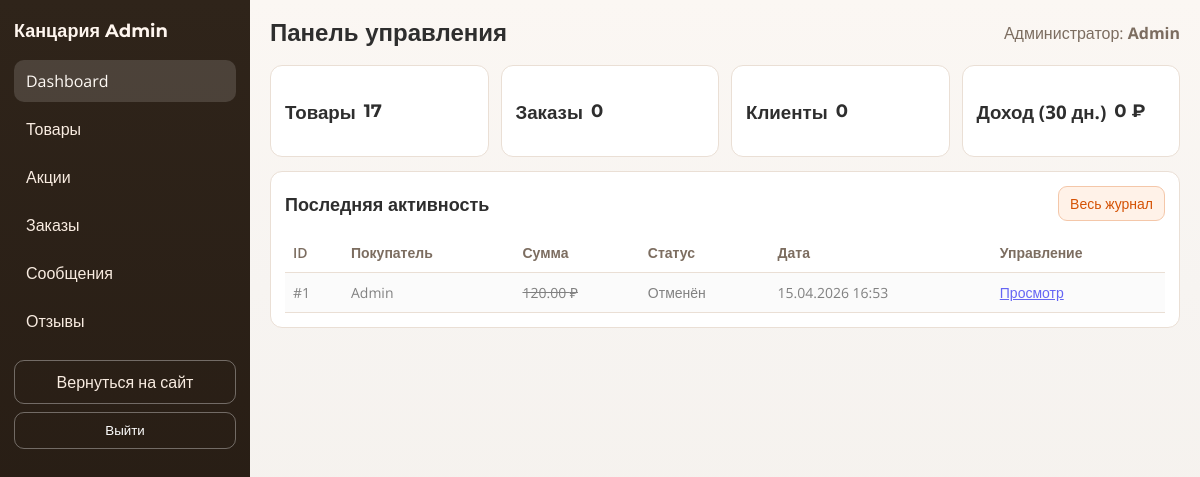
Screenshot of /admin/index.php (signed in) with the database file from the repository.
### tables this page shows
CREATE TABLE `users` (
    `id` int(10) UNSIGNED NOT NULL,
    `role_id` int(10) UNSIGNED NOT NULL,
    `name` varchar(100) NOT NULL,
    `email` varchar(150) NOT NULL,
    `password_hash` varchar(255) NOT NULL,
    `phone` varchar(20) DEFAULT NULL,
    `is_verified` tinyint(1) NOT NULL DEFAULT '0',
    `email_verified_at` datetime DEFAULT NULL,
    `created_at` timestamp NULL DEFAULT CURRENT_TIMESTAMP,
    `updated_at` timestamp NULL DEFAULT CURRENT_TIMESTAMP ON UPDATE CURRENT_TIMESTAMP
);

CREATE TABLE `orders` (
    `id` int(10) UNSIGNED NOT NULL,
    `user_id` int(10) UNSIGNED NOT NULL,
    `customer_name` varchar(190) DEFAULT NULL,
    `customer_phone` varchar(50) DEFAULT NULL,
    `customer_email` varchar(190) DEFAULT NULL,
    `status_id` int(10) UNSIGNED NOT NULL,
    `delivery_method_id` int(10) UNSIGNED NOT NULL,
    `payment_method` varchar(32) NOT NULL DEFAULT 'online',
    `total_price` decimal(10, 2) NOT NULL,
    `delivery_price` decimal(10, 2) NOT NULL DEFAULT '0.00',
    `discount_total` decimal(10, 2) NOT NULL DEFAULT '0.00',
    `address` text,
    `payment_status` enum(
        'not_required',
        'pending_payment',
        'paid',
        'failed'
    ) NOT NULL DEFAULT 'not_required',
    `payment_id` varchar(128) DEFAULT NULL,
    `paid_at` timestamp NULL DEFAULT NULL,
    `created_at` timestamp NOT NULL DEFAULT CURRENT_TIMESTAMP,
    `updated_at` timestamp NOT NULL DEFAULT CURRENT_TIMESTAMP ON UPDATE CURRENT_TIMESTAMP
);

CREATE TABLE `order_statuses` (
    `id` int(10) UNSIGNED NOT NULL,
    `name` varchar(50) NOT NULL
);

### admin/includes/bootstrap.php (called while the page is built, shortened)
<?php
function admin_e($value): string
{
    return htmlspecialchars((string)$value, ENT_QUOTES, 'UTF-8');
}
function admin_safe_int($value, int $default = 0): int
{
    return is_numeric($value) ? (int)$value : $default;
}

### admin/includes/auth.php (called while the page is built, shortened)
<?php
require_once __DIR__ . '/bootstrap.php';
function admin_current_user(): ?array
{
    global $pdo;
    $sessionAdminId = admin_safe_int($_SESSION['admin_user_id'] ?? 0);
    try {
        $stmt = $pdo->prepare(
            'SELECT u.id, u.name, u.email
             FROM users u
             INNER JOIN roles r ON r.id = u.role_id
             WHERE u.id = ? AND r.name = ? LIMIT 1'
        );
        $stmt->execute([$sessionAdminId, 'admin']);
        $user = $stmt->fetch();
        return is_array($user) ? $user : null;
    } catch (Throwable $e) {
        admin_log_error('admin_current_user', $e);
        return null;
    }
}
function admin_require_auth(): array
{
    $user = admin_current_user();
    return $user;
}

### admin/index.php (the view, shortened to what this page needs)
<?php
require_once __DIR__ . '/includes/layout.php';
global $pdo;
function admin_fetch_metric(PDO $pdo, string $sql, array $params = []): float
{
    try {
        $stmt = $pdo->prepare($sql);
        $stmt->execute($params);
        return (float)($stmt->fetchColumn() ?: 0);
    } catch (Throwable $e) {
        admin_log_error('dashboard_metrics', $e);
        return 0;
    }
}
$productCount = (int)admin_fetch_metric($pdo, 'SELECT COUNT(*) FROM products');
$orderCount = (int)admin_fetch_metric($pdo, 'SELECT COUNT(*) FROM orders WHERE status_id != 5');
$userCount = (int)admin_fetch_metric(
    $pdo,
    'SELECT COUNT(u.id) FROM users u
     INNER JOIN roles r ON u.role_id = r.id
     WHERE r.name = ?',
    ['client']
);
$revenue = admin_fetch_metric(
    $pdo,
    'SELECT SUM(total_price) FROM orders
     WHERE status_id IN (2, 3, 4, 6)
     AND created_at >= DATE_SUB(NOW(), INTERVAL 30 DAY)'
);
$latestOrders = [];
try {
    $stmt = $pdo->query(
        'SELECT o.id, o.total_price, o.created_at, o.status_id, u.name AS user_name, os.name AS status_name
         FROM orders o
         LEFT JOIN users u ON u.id = o.user_id
         LEFT JOIN order_statuses os ON os.id = o.status_id
         ORDER BY o.created_at DESC
         LIMIT 10'
    );
    $latestOrders = $stmt->fetchAll() ?: [];
} catch (Throwable $e) {
    admin_log_error('dashboard_orders', $e);
}
admin_render_header('Панель управления', 'dashboard');
?>
<section class="admin-metrics">
    <article class="admin-card">
        <h3>Товары</h3>
        <p class="admin-card__value"><?php echo admin_e((string)$productCount); ?></p>
    </article>
    <article class="admin-card">
        <h3>Заказы</h3>
        <p class="admin-card__value"><?php echo admin_e((string)$orderCount); ?></p>
    </article>
    <article class="admin-card">
        <h3>Клиенты</h3>
        <p class="admin-card__value"><?php echo admin_e((string)$userCount); ?></p>
    </article>
    <article class="admin-card admin-card--highlight">
        <h3>Доход (30 дн.)</h3>
        <p class="admin-card__value"><?php echo admin_e(number_format($revenue, 0, '.', ' ')); ?> ₽</p>
    </article>
</section>
<section class="admin-table-wrap">
    <div class="admin-section-head">
        <h2>Последняя активность</h2>
        <a class="admin-link-btn" href="/admin/orders.php">Весь журнал</a>
    </div>
    <table class="admin-table">
        <thead>
            <tr>
                <th>ID</th>
                <th>Покупатель</th>
                <th>Сумма</th>
                <th>Статус</th>
                <th>Дата</th>
                <th class="text-right">Управление</th>
            </tr>
        </thead>
        <tbody>
            <?php foreach ($latestOrders as $order):
                $isCancelled = (int)$order['status_id'] === 5;
            ?>
                <tr style="<?php echo $isCancelled ? 'opacity: 0.6; background: #f9f9f9;' : ''; ?>">
                    <td>#<?php echo admin_e((string)$order['id']); ?></td>
                    <td><?php echo admin_e((string)($order['user_name'] ?? 'Гость')); ?></td>
                    <td>
                        <span style="<?php echo $isCancelled ? 'text-decoration: line-through;' : ''; ?>">
                            <?php echo admin_e(number_format((float)$order['total_price'], 2, '.', ' ')); ?> ₽
                        </span>
                    </td>
                    <td>
                        <span class="admin-status-badge status-<?php echo $order['status_id']; ?>">
                            <?php echo admin_e((string)($order['status_name'] ?? '—')); ?>
                        </span>
                    </td>
                    <td><?php echo admin_e(date('d.m.Y H:i', strtotime((string)$order['created_at']))); ?></td>
                    <td class="text-right">
                        <a class="admin-action-link" href="/admin/order_view.php?id=<?php echo admin_e((string)$order['id']); ?>">Просмотр</a>
                    </td>
                </tr>
            <?php endforeach; ?>
        </tbody>
    </table>
</section>
<?php admin_render_footer(); ?>

### admin/includes/layout.php (shortened to what this page needs)
<?php
require_once __DIR__ . '/auth.php';
function admin_nav_items(): array
{
    return [
        'dashboard'  => ['label' => 'Dashboard', 'href' => '/admin/index.php'],
        'products'   => ['label' => 'Товары', 'href' => '/admin/products.php'],
        'promotions' => ['label' => 'Акции', 'href' => '/admin/promotions.php'],
        'orders'     => ['label' => 'Заказы', 'href' => '/admin/orders.php'],
        'messages'   => ['label' => 'Сообщения', 'href' => '/admin/messages.php'],
        'reviews'    => ['label' => 'Отзывы', 'href' => '/admin/reviews.php'],
    ];
}
function admin_render_header(string $title, string $active = ''): void
{
    $user = admin_require_auth();
    $nav = admin_nav_items();
?>
    <!DOCTYPE html>
    <html lang="ru">
    <head>
        <link rel="stylesheet" href="/admin/assets/css/admin-base.css">
        <link rel="stylesheet" href="/admin/assets/css/admin-layout.css">
        <link rel="stylesheet" href="/admin/assets/css/admin-components.css">
        <link rel="stylesheet" href="/admin/assets/css/admin-modules.css">
        <link rel="stylesheet" href="/admin/assets/css/admin-responsive.css">
    </head>
    <body class="admin-body">
        <div class="admin-shell">
            <aside class="admin-sidebar">
                <a class="admin-brand" href="/admin/index.php">Канцария <span>Admin</span></a>
                <nav class="admin-nav">
                    <?php foreach ($nav as $key => $item): ?>
                        <a class="admin-nav__item <?php echo $active === $key ? 'is-active' : ''; ?>"
                            href="<?php echo admin_e($item['href']); ?>">
                            <?php echo admin_e($item['label']); ?>
                        </a>
                    <?php endforeach; ?>
                </nav>
                <div class="admin-sidebar-footer">
                    <a class="admin-back-link" href="/index.php">Вернуться на сайт</a>
                    <form method="post" action="/admin/api/logout.php" class="admin-logout-form"
                        onsubmit="return confirm('Выйти из системы?');">
                        <button class="admin-logout-btn" type="submit">Выйти</button>
                    </form>
                </div>
            </aside>
            <main class="admin-main">
                <header class="admin-topbar">
                    <h1 class="admin-title"><?php echo admin_e($title); ?></h1>
                    <div class="admin-user">
                        <span class="admin-user__role">Администратор:</span>
                        <strong><?php echo admin_e($user['name'] ?? 'Admin'); ?></strong>
                    </div>
                </header>
                <div class="admin-content">
                <?php
}
function admin_render_footer(array $scripts = []): void
{
    ?>
                </div>
            </main>
        </div>
    </body>
    </html>
<?php
}

### admin/assets/css/admin-base.css (style rules this page uses)
:root { --bg: #f7f4f1; --panel: #ffffff; --line: #eadfd5; --text: #2e2e2e; --muted: #7c6d60; --brand: #d55204; --brand-soft: #fff2e8; --danger: #b42318; --success: #087443; --warning: #9a6700; }
* { box-sizing: border-box; }
body { margin: 0; font-family: "Open Sans", sans-serif; color: var(--text); background: linear-gradient(180deg, #fbf7f3 0%, #f7f4f1 36%, #f3efea 100%); }

### admin/assets/css/admin-layout.css (style rules this page uses)
.admin-shell { min-height: 100vh; display: grid; grid-template-columns: 250px minmax(0, 1fr); }
.admin-sidebar { background: linear-gradient(180deg, #2f241a 0%, #241a12 100%); color: #f9ece1; padding: 20px 14px; display: flex; flex-direction: column; gap: 18px; }
.admin-brand { color: #fff6ef; text-decoration: none; font-family: "Montserrat", sans-serif; font-weight: 700; font-size: 18px; }
.admin-nav { display: flex; flex-direction: column; gap: 6px; }
.admin-nav__item { display: block; border-radius: 10px; padding: 10px 12px; color: #f9ece1; text-decoration: none; transition: 0.18s ease; }
.admin-nav__item:hover, .admin-nav__item.is-active { background: rgba(255, 255, 255, 0.14); color: #fffaf5; }
.admin-logout-form { margin-top: 8px; }
.admin-logout-btn { width: 100%; border: 1px solid rgba(255, 255, 255, 0.34); background: transparent; color: #fff; border-radius: 10px; padding: 10px 12px; cursor: pointer; }
.admin-back-link { margin-top: auto; display: block; text-decoration: none; color: #f9ece1; border: 1px solid rgba(255, 255, 255, 0.34); border-radius: 10px; padding: 10px 12px; text-align: center; }
.admin-main { padding: 18px 20px 30px; }
.admin-topbar { display: flex; justify-content: space-between; align-items: center; margin-bottom: 18px; }
.admin-title { margin: 0; font-family: "Montserrat", sans-serif; font-size: 24px; }
.admin-user { color: var(--muted); }

### admin/assets/css/admin-components.css (style rules this page uses)
.admin-metrics { display: grid; grid-template-columns: repeat(auto-fit, minmax(180px, 1fr)); gap: 12px; margin-bottom: 14px; }
.admin-card { background: var(--panel); border: 1px solid var(--line); border-radius: 12px; padding: 14px; display: flex; align-items: center; gap: 8px; }
.admin-card p { margin: 0; font-family: "Montserrat", sans-serif; font-size: 1.125em; font-weight: 700; }
.admin-table-wrap, .admin-form-wrap { background: var(--panel); border: 1px solid var(--line); border-radius: 12px; padding: 14px; overflow: hidden; }
.admin-section-head { display: flex; justify-content: space-between; align-items: center; gap: 12px; margin-bottom: 12px; }
.admin-section-head h2 { margin: 0; font-size: 18px; }
.admin-link-btn { text-decoration: none; background: var(--brand-soft); border: 1px solid #f4c7a9; color: var(--brand); border-radius: 9px; padding: 7px 11px; font-size: 14px; }
.admin-table { width: 100%; border-collapse: collapse; }
.admin-table th, .admin-table td { border-bottom: 1px solid var(--line); text-align: left; padding: 10px 8px; font-size: 14px; vertical-align: top; }
.admin-table th { color: var(--muted); font-weight: 600; }

### rows the page displays
users: name "Admin"
orders: id "1", user.name "Admin", total_price "120.00", status.name "Отменён", created_at "15.04.2026 16:53"

### other values shown
admin_e($item['label']) "Dashboard"
admin_e($item['label']) "Товары"
admin_e($item['label']) "Акции"
admin_e($item['label']) "Заказы"
admin_e($item['label']) "Сообщения"
admin_e($item['label']) "Отзывы"
admin_e($title) "Панель управления"
admin_e((string)$productCount) "17"
admin_e((string)$orderCount) "0"
admin_e((string)$userCount) "0"
admin_e(number_format($revenue, 0, '.', ' ')) "0"
